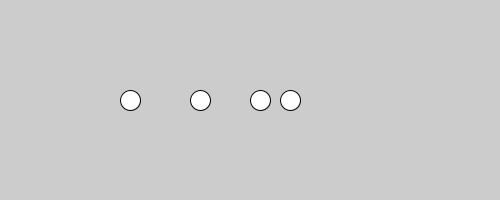
Frame 1 (no input)
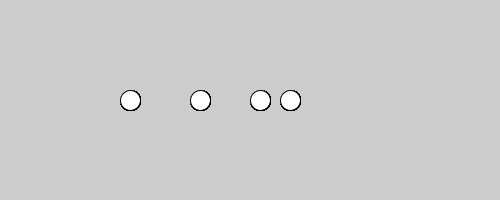
Frame 60 (the mouse pressed at the canvas centre just before this capture)
Frame 120 (the mouse held since frame 60 and released just before this capture): identical to frame 60, image omitted

The Processing sketch that drew these frames (run headless with seeded random() and noise(); from frame 60 on, the mouse is pressed at the canvas centre):

// Processing sketch: array_basico_01
// ── array_basico_01.pde
int [] misNumeros = {130, 200, 260, 290};

void setup() {
  size(500, 200);
}

void draw(){
  for(int i=0;i<misNumeros.length;i++){
    ellipse(misNumeros[i], 100, 20, 20); 
  }
}
